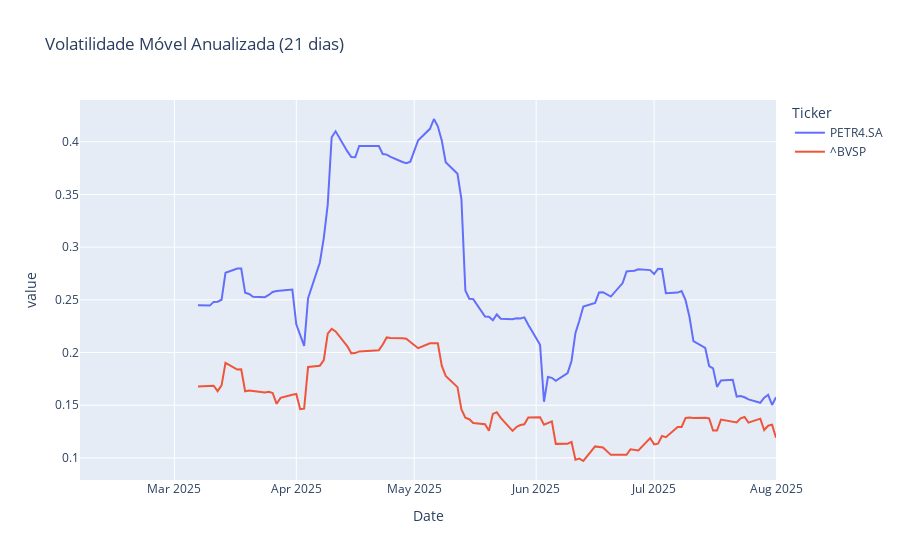

Here is the notebook cell this chart was saved with:
### Markdown cell above
### 3.3. Análise de Risco

### Code cell
vol_movel = retornos.rolling(window=21).std() * np.sqrt(252)
fig_vol_movel = px.line(vol_movel, title='Volatilidade Móvel Anualizada (21 dias)')
fig_vol_movel.show()
